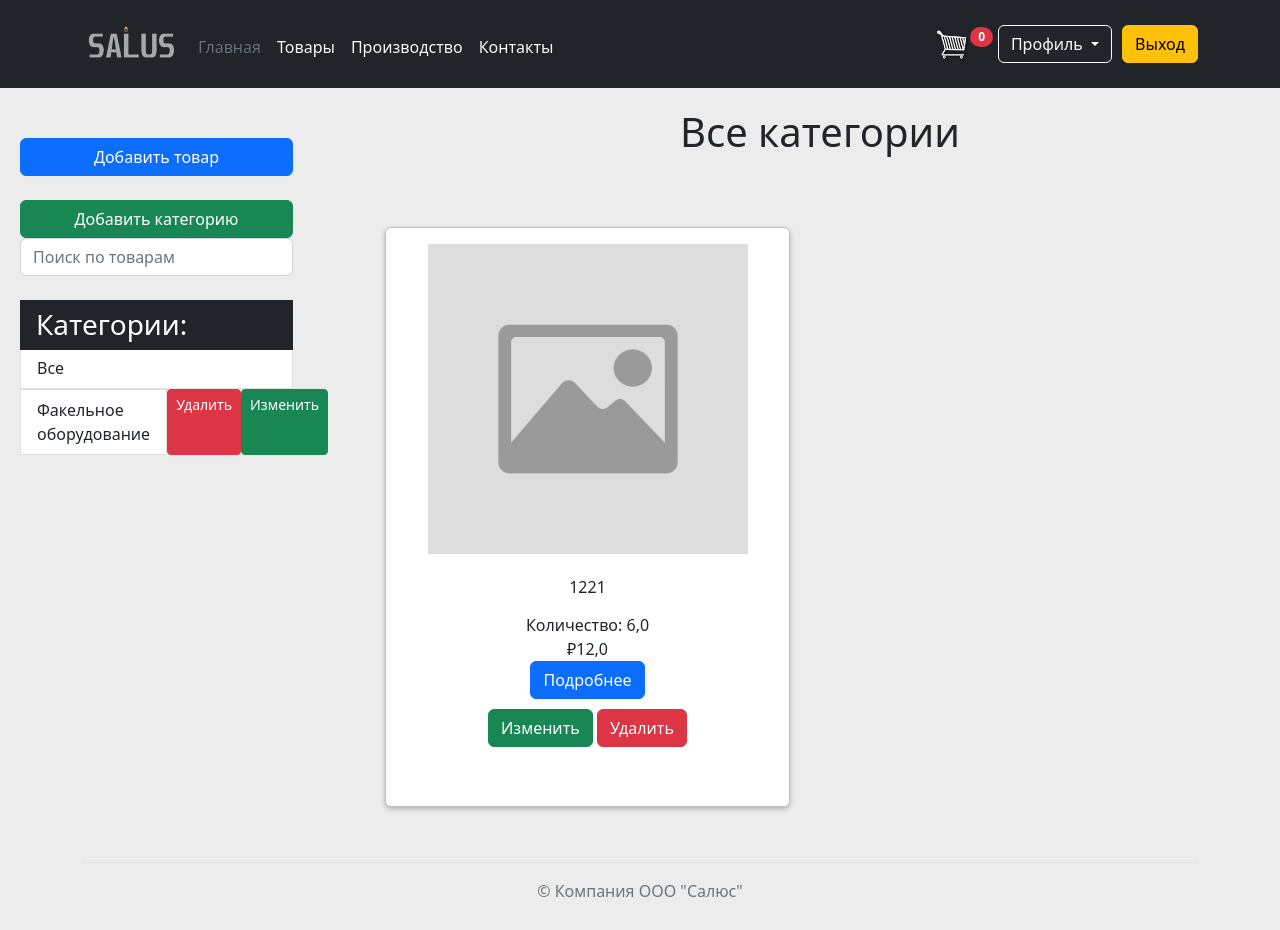
The app's page /product/products/ (signed in), older data.
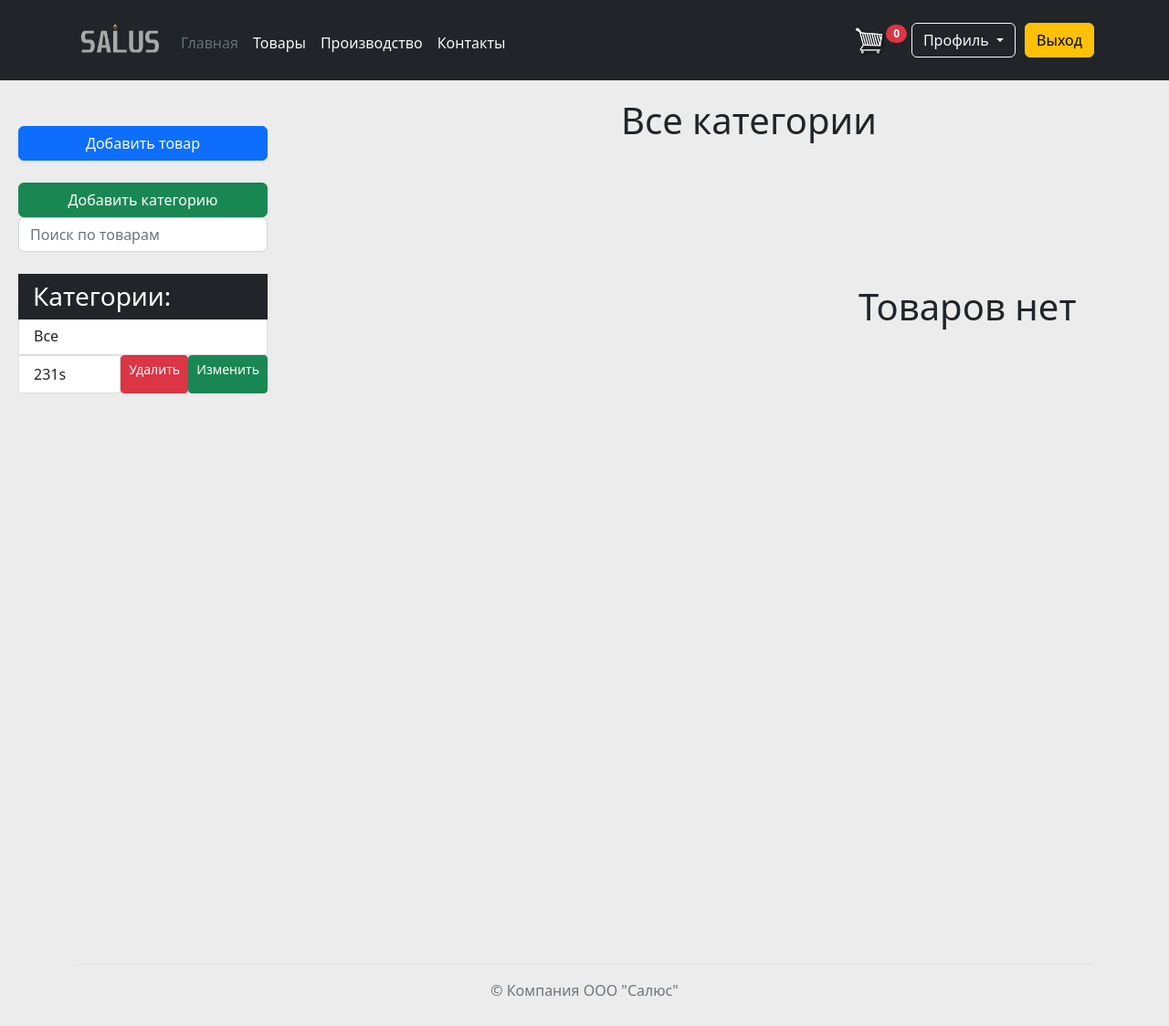
The same page, newer data.
### shop/models.py (models this page shows, shortened)
class Category(models.Model):
    name = models.CharField(max_length=100, db_index=True, unique=True)
    slug = models.SlugField(max_length=100, unique=True)
    class Meta:
        ordering = ('name', )
        verbose_name = 'Категория'
        verbose_name_plural = 'Категории'
    def get_absolute_url(self):
        return reverse('myshop:product_list_by_category', args=[self.slug])

class Product(models.Model):
    category = models.ForeignKey(Category, related_name='products', on_delete=CASCADE, verbose_name='Категория')
    name = models.CharField(max_length=50, db_index=True, verbose_name='Название товара')
    description = models.TextField(max_length=1000, blank=True, verbose_name='Описание и спецификация')
    price = models.FloatField(validators=[MinValueValidator(Decimal('0.001'))], verbose_name='Цена')
    opt_price = models.FloatField(validators=[MinValueValidator(Decimal('0.01'))], verbose_name='Оптовая цена',  blank=True, null=True)
    opt_price_if = models.FloatField(validators=[MinValueValidator(Decimal('0'))], default=10000, verbose_name='Количество, необходимое для оптовой цены', blank=True, null=True)
    amount = models.FloatField(verbose_name='Количество')
    image = models.ImageField(upload_to='product/%Y/%m/%d', blank=True, null=True, verbose_name='Изображение')
    created = models.DateTimeField(auto_now_add=True)
    uploaded = models.DateTimeField(auto_now=True)
    class Meta:
        ordering = ('name',)
        verbose_name = 'Товар'
        verbose_name_plural = 'Товары'

### shop/views.py (the view)
# urls.py: path('products/', views.product_list, name='product_list'),
def product_list(request, category_slug=None):
    category = None
    categories = Category.objects.all()
    products = Product.objects.all()
    if category_slug:
        category = get_object_or_404(Category, slug=category_slug)
        products = products.filter(category=category)
    return render(request, 'product/list.html',
                  {
                      'category': category,
                      'categories': categories,
                      'products': products
                  })

### cart/cart.py (called while the page is built)
    def __len__(self):
        return sum(item['quantity'] for item in self.cart.values())

### cart/context_processors.py (called while the page is built)
def cart(request):
    return {'cart': Cart(request)}

### templates/product/list.html (shortened to what this page needs)
{%extends 'index.html' %}
{% load static %}
{% block container %}
<head>
  </head>
<div class="d-flex">
    <div class="container content position-fixed" style="margin-left: 20px; min-width:20rem;" >
        <div class="row">
            <div class="col-3 list-group" >
                {% if user.role == 1 %}
                <a class="btn btn-primary" href="{% url 'myshop:product_create' %}">Добавить товар</a>
                <br>
                <a class="btn btn-success" href="{% url 'myshop:category_create' %}">Добавить категорию</a>
                {% endif %}
                <form action="{% url 'myshop:search_results' %}"  method="get" class="col-12 mb-3 mb-lg-0 me-lg-3">
                            <input type="search" name="q" class="form-control form-input form-control-dark" placeholder="Поиск по товарам" aria-label="Search" >
                    </form><br>
                    <h3 class="list-group-item list-group-item-action border-0 active" style="background: #212529; margin-bottom: -2px;">Категории:</h3>
                    <a class="list-group-item list-group-item-action" {% if not category %}class="selected"{% endif %} href="{% url 'myshop:product_list' %}">Все</a>
                    {% for c in categories %}
                <div class="d-flex justify-content-between"><a href="{{ c.get_absolute_url }}" class="list-group-item list-group-item-action" {% if category.slug == c.slug %}class="selected" {% endif %}>{{ c.name }}
                    {% if user.role == 1 %}<a class="btn btn-danger btn-sm" height="10px"  href="{% url 'myshop:category_delete' c.id %}">Удалить </a>
                    <a class="btn btn-success btn-sm" height="10px"  href="{% url 'myshop:category_update' c.id %}">Изменить </a>
                    {% endif %}    </a></div>
        {% endfor %}
            </div>
        </div>
    </div>
<div class="col-md-9 " style="margin-left: 370px;">
        <center>
        <h1 class=" position-sticky" style="margin-top: 20px;margin-right: 60px;">{% if category %}{{ category.name }}{% else %}Все категории{% endif %}</h1><br><br>
        </center>
        {% if products %}
        {% for product in products %}
        <div class="card product col-md-3" style="width: 405px; height: 580px;
                          text-align: center;
                          display: inline-block;
                          margin: 15px;">
            <div calss="card-header " >
                <div class="card-body" style="position: relative">
                    <a href="http://127.0.0.1:8000/product/{{ product.id }} ">
                            <img  width="320px" height="310px" src="{% if product.image %}{{ product.image.url }}{%else %}{% static 'img/no-image.png' %}{% endif %}" >
                    </a><br><br>
                    <h6 class="card-title text-break" style="max-width:400px;">{{ product.name|linebreaks }}</h6>
                    <div>
                        Количество: {{ product.amount }}<br>
                        ₽{{ product.price }}
                            <br>
                        <a href="http://127.0.0.1:8000/product/{{ product.id }}" class="btn btn-primary" style="margin-bottom: 10px;">Подробнее</a><br>
                        {% if user.role == 1 %}
                            <a href="{%url 'myshop:product_update' product.id %}" type="button" class="btn btn-success">Изменить</a>
                            <a href="{%url 'myshop:product_delete' product.id %}" type="button" class="btn btn-danger">Удалить</a>
                        {% endif %}
                        </div>
                </div>
            </div>
        </div>
        {% endfor %}
    {% else %}
    <h1 class=" position-sticky" style="margin-top: 100px;margin-left: 570px;">Товаров нет</h1><br><br><br><br><br><br><br><br><br><br><br><br><br><br><br><br><br><br><br><br><br><br><br><br><br><br><br>
    {% endif %}
</div>
</div>
{% endblock container %}

Row changes from the older to the newer data that the page shows:
removed Category: name "Факельное оборудование"
removed Product: name "1221", amount "6,0", price "12,0"
added Category: name "231s"
Text that changed along with them:
text now shown: "Товаров нет"
